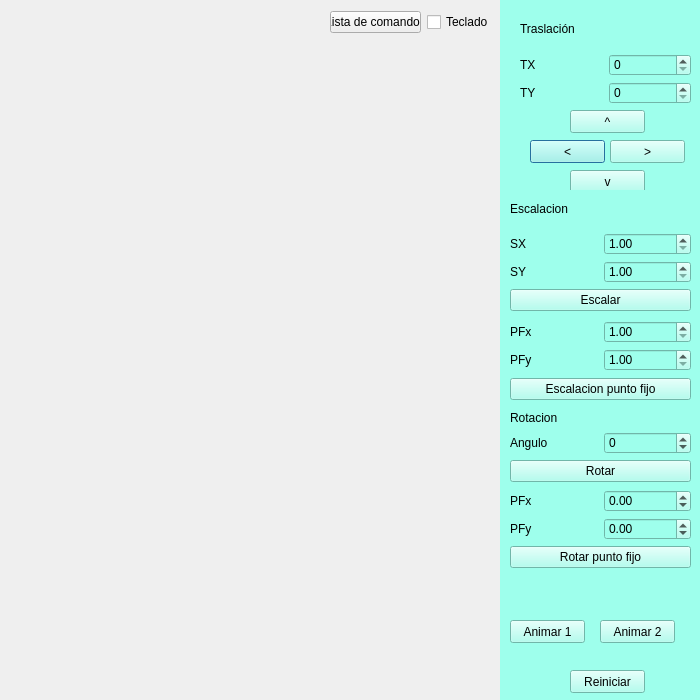
<?xml version="1.0" encoding="UTF-8"?>
<ui version="4.0">
 <class>Dialog</class>
 <widget class="QDialog" name="Dialog">
  <property name="geometry">
   <rect>
    <x>0</x>
    <y>0</y>
    <width>700</width>
    <height>700</height>
   </rect>
  </property>
  <property name="windowTitle">
   <string>Dialog</string>
  </property>
  <widget class="QWidget" name="widget" native="true">
   <property name="geometry">
    <rect>
     <x>500</x>
     <y>0</y>
     <width>200</width>
     <height>701</height>
    </rect>
   </property>
   <property name="styleSheet">
    <string notr="true">background-color: rgb(158, 255, 236);</string>
   </property>
   <widget class="QPushButton" name="pushButtonIzquierda">
    <property name="geometry">
     <rect>
      <x>30</x>
      <y>140</y>
      <width>75</width>
      <height>23</height>
     </rect>
    </property>
    <property name="text">
     <string>&lt;</string>
    </property>
   </widget>
   <widget class="QPushButton" name="pushButtonDerecha">
    <property name="geometry">
     <rect>
      <x>110</x>
      <y>140</y>
      <width>75</width>
      <height>23</height>
     </rect>
    </property>
    <property name="text">
     <string>&gt;</string>
    </property>
   </widget>
   <widget class="QPushButton" name="pushButtonArriba">
    <property name="geometry">
     <rect>
      <x>70</x>
      <y>110</y>
      <width>75</width>
      <height>23</height>
     </rect>
    </property>
    <property name="text">
     <string>^</string>
    </property>
   </widget>
   <widget class="QPushButton" name="pushButtonAbajo">
    <property name="geometry">
     <rect>
      <x>70</x>
      <y>170</y>
      <width>75</width>
      <height>23</height>
     </rect>
    </property>
    <property name="text">
     <string>v</string>
    </property>
   </widget>
   <widget class="QWidget" name="layoutWidget">
    <property name="geometry">
     <rect>
      <x>20</x>
      <y>10</y>
      <width>171</width>
      <height>94</height>
     </rect>
    </property>
    <layout class="QVBoxLayout" name="verticalLayout_2">
     <item>
      <widget class="QLabel" name="label">
       <property name="text">
        <string>Traslación</string>
       </property>
      </widget>
     </item>
     <item>
      <layout class="QHBoxLayout" name="horizontalLayout">
       <item>
        <widget class="QLabel" name="label_2">
         <property name="text">
          <string>TX</string>
         </property>
        </widget>
       </item>
       <item>
        <widget class="QSpinBox" name="spinBoxTx"/>
       </item>
      </layout>
     </item>
     <item>
      <layout class="QVBoxLayout" name="verticalLayout">
       <item>
        <layout class="QHBoxLayout" name="horizontalLayout_2">
         <item>
          <widget class="QLabel" name="label_3">
           <property name="text">
            <string>TY</string>
           </property>
          </widget>
         </item>
         <item>
          <widget class="QSpinBox" name="spinBoxTy"/>
         </item>
        </layout>
       </item>
      </layout>
     </item>
    </layout>
   </widget>
   <widget class="QPushButton" name="pushButton">
    <property name="geometry">
     <rect>
      <x>70</x>
      <y>670</y>
      <width>75</width>
      <height>23</height>
     </rect>
    </property>
    <property name="text">
     <string>Reiniciar</string>
    </property>
   </widget>
   <widget class="QWidget" name="layoutWidget">
    <property name="geometry">
     <rect>
      <x>10</x>
      <y>490</y>
      <width>181</width>
      <height>81</height>
     </rect>
    </property>
    <layout class="QVBoxLayout" name="verticalLayout_10">
     <item>
      <layout class="QHBoxLayout" name="horizontalLayout_8">
       <item>
        <widget class="QLabel" name="label_10">
         <property name="text">
          <string>PFx</string>
         </property>
        </widget>
       </item>
       <item>
        <widget class="QDoubleSpinBox" name="doubleSpinBoxPFy_Rotacion">
         <property name="minimum">
          <double>-200.000000000000000</double>
         </property>
         <property name="maximum">
          <double>200.000000000000000</double>
         </property>
        </widget>
       </item>
      </layout>
     </item>
     <item>
      <layout class="QHBoxLayout" name="horizontalLayout_9">
       <item>
        <widget class="QLabel" name="label_11">
         <property name="text">
          <string>PFy</string>
         </property>
        </widget>
       </item>
       <item>
        <widget class="QDoubleSpinBox" name="doubleSpinBoxPFx_Rotacion">
         <property name="minimum">
          <double>-200.000000000000000</double>
         </property>
         <property name="maximum">
          <double>200.000000000000000</double>
         </property>
        </widget>
       </item>
      </layout>
     </item>
     <item>
      <widget class="QPushButton" name="pushButtonRotacionPuntoFijo">
       <property name="text">
        <string>Rotar punto fijo</string>
       </property>
      </widget>
     </item>
    </layout>
   </widget>
   <widget class="QWidget" name="layoutWidget">
    <property name="geometry">
     <rect>
      <x>10</x>
      <y>190</y>
      <width>181</width>
      <height>121</height>
     </rect>
    </property>
    <layout class="QVBoxLayout" name="verticalLayout_7">
     <item>
      <layout class="QVBoxLayout" name="verticalLayout_4">
       <item>
        <widget class="QLabel" name="label_6">
         <property name="text">
          <string>Escalacion</string>
         </property>
        </widget>
       </item>
       <item>
        <layout class="QVBoxLayout" name="verticalLayout_3">
         <item>
          <layout class="QHBoxLayout" name="horizontalLayout_3">
           <item>
            <widget class="QLabel" name="label_4">
             <property name="text">
              <string>SX</string>
             </property>
            </widget>
           </item>
           <item>
            <widget class="QDoubleSpinBox" name="doubleSpinBoxSX">
             <property name="minimum">
              <double>1.000000000000000</double>
             </property>
             <property name="maximum">
              <double>20.000000000000000</double>
             </property>
            </widget>
           </item>
          </layout>
         </item>
         <item>
          <layout class="QHBoxLayout" name="horizontalLayout_4">
           <item>
            <layout class="QFormLayout" name="formLayout"/>
           </item>
           <item>
            <widget class="QLabel" name="label_5">
             <property name="text">
              <string>SY</string>
             </property>
            </widget>
           </item>
           <item>
            <widget class="QDoubleSpinBox" name="doubleSpinBoxSY">
             <property name="minimum">
              <double>1.000000000000000</double>
             </property>
             <property name="maximum">
              <double>20.000000000000000</double>
             </property>
            </widget>
           </item>
          </layout>
         </item>
        </layout>
       </item>
      </layout>
     </item>
     <item>
      <widget class="QPushButton" name="pushButtonEscalar">
       <property name="text">
        <string>Escalar</string>
       </property>
      </widget>
     </item>
    </layout>
   </widget>
   <widget class="QWidget" name="layoutWidget">
    <property name="geometry">
     <rect>
      <x>10</x>
      <y>320</y>
      <width>181</width>
      <height>81</height>
     </rect>
    </property>
    <layout class="QVBoxLayout" name="verticalLayout_8">
     <item>
      <layout class="QVBoxLayout" name="verticalLayout_5">
       <item>
        <layout class="QHBoxLayout" name="horizontalLayout_5">
         <item>
          <widget class="QLabel" name="label_7">
           <property name="text">
            <string>PFx</string>
           </property>
          </widget>
         </item>
         <item>
          <widget class="QDoubleSpinBox" name="doubleSpinBoxPFx">
           <property name="minimum">
            <double>1.000000000000000</double>
           </property>
           <property name="maximum">
            <double>20.000000000000000</double>
           </property>
          </widget>
         </item>
        </layout>
       </item>
       <item>
        <layout class="QHBoxLayout" name="horizontalLayout_6">
         <item>
          <widget class="QLabel" name="label_8">
           <property name="text">
            <string>PFy</string>
           </property>
          </widget>
         </item>
         <item>
          <widget class="QDoubleSpinBox" name="doubleSpinBoxPFy">
           <property name="minimum">
            <double>1.000000000000000</double>
           </property>
           <property name="maximum">
            <double>20.000000000000000</double>
           </property>
          </widget>
         </item>
        </layout>
       </item>
      </layout>
     </item>
     <item>
      <widget class="QPushButton" name="pushButtonEscalacionPF">
       <property name="text">
        <string>Escalacion punto fijo</string>
       </property>
      </widget>
     </item>
    </layout>
   </widget>
   <widget class="QWidget" name="layoutWidget">
    <property name="geometry">
     <rect>
      <x>10</x>
      <y>410</y>
      <width>181</width>
      <height>72</height>
     </rect>
    </property>
    <layout class="QVBoxLayout" name="verticalLayout_9">
     <item>
      <layout class="QVBoxLayout" name="verticalLayout_6">
       <item>
        <widget class="QLabel" name="labelRotacion">
         <property name="text">
          <string>Rotacion</string>
         </property>
        </widget>
       </item>
       <item>
        <layout class="QHBoxLayout" name="horizontalLayout_7">
         <item>
          <widget class="QLabel" name="label_9">
           <property name="text">
            <string>Angulo</string>
           </property>
          </widget>
         </item>
         <item>
          <widget class="QSpinBox" name="spinBoxAngulo">
           <property name="minimum">
            <number>-360</number>
           </property>
           <property name="maximum">
            <number>360</number>
           </property>
          </widget>
         </item>
        </layout>
       </item>
      </layout>
     </item>
     <item>
      <widget class="QPushButton" name="pushButton_2">
       <property name="text">
        <string>Rotar</string>
       </property>
      </widget>
     </item>
    </layout>
   </widget>
   <widget class="QPushButton" name="pushButtonAnimacion1">
    <property name="geometry">
     <rect>
      <x>10</x>
      <y>620</y>
      <width>75</width>
      <height>23</height>
     </rect>
    </property>
    <property name="text">
     <string>Animar 1</string>
    </property>
   </widget>
   <widget class="QPushButton" name="pushButtonAnimacion2">
    <property name="geometry">
     <rect>
      <x>100</x>
      <y>620</y>
      <width>75</width>
      <height>23</height>
     </rect>
    </property>
    <property name="text">
     <string>Animar 2</string>
    </property>
   </widget>
  </widget>
  <widget class="QWidget" name="layoutWidget">
   <property name="geometry">
    <rect>
     <x>330</x>
     <y>10</y>
     <width>164</width>
     <height>25</height>
    </rect>
   </property>
   <layout class="QHBoxLayout" name="horizontalLayout_10">
    <item>
     <widget class="QPushButton" name="pushButtonComandos">
      <property name="text">
       <string>Lista de comandos</string>
      </property>
     </widget>
    </item>
    <item>
     <widget class="QCheckBox" name="checkBoxTeclado">
      <property name="text">
       <string>Teclado</string>
      </property>
     </widget>
    </item>
   </layout>
  </widget>
 </widget>
 <resources/>
 <connections/>
</ui>
